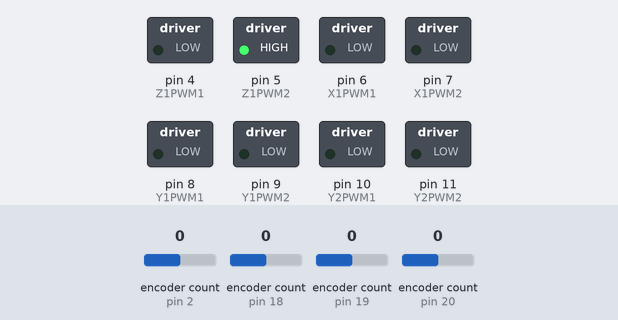
The sketch below on a simulated Arduino Uno, built with avr-gcc and run on an emulated ATmega328P. On the bench: switched loads named in the sketch (green lamp = pin HIGH). The inputs (shaded band) are chosen by the test bench; at power-on: encoder count (sensors on pin 2, pin 18, pin 19, pin 20) 0. What the sketch prints to the serial monitor is not drawn.

Above: at 0.1 s.
At 1.9 s:
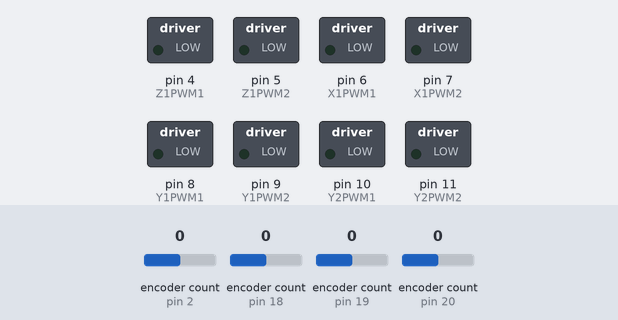
Timing chart, 0 to 3.4 s (numbered marks = the images above):
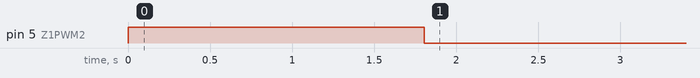

The sketch:

PWMTesting.ino
```cpp
#include <Encoder.h>

#define Z1PWM1 4
#define Z1PWM2 5
#define X1PWM1 6
#define X1PWM2 7
#define Y1PWM1 8
#define Y1PWM2 9
#define Y2PWM1 10
#define Y2PWM2 11

#define Y2QUAD1 2
#define Y2QUAD2 3
#define X1QUAD1 18
#define X1QUAD2 16
#define Y1QUAD1 19
#define Y1QUAD2 17
#define Z1QUAD1 20
#define Z1QUAD2 21

enum DIRECTION {
  BACK,
  FORWARD
};

void setup() {
  Serial.begin(9600);
  pinMode(Z1PWM1, OUTPUT);
  pinMode(Z1PWM2, OUTPUT);
  pinMode(X1PWM1, OUTPUT);
  pinMode(X1PWM2, OUTPUT);
  pinMode(Y1PWM1, OUTPUT);
  pinMode(Y1PWM2, OUTPUT);
  pinMode(Y2PWM1, OUTPUT);
  pinMode(Y2PWM2, OUTPUT);

  //start motor in off position:
  digitalWrite(Z1PWM1, LOW);
  digitalWrite(Z1PWM2, LOW);
  digitalWrite(X1PWM1, LOW);
  digitalWrite(X1PWM2, LOW);
  digitalWrite(Y1PWM1, LOW);
  digitalWrite(Y1PWM2, LOW);
  digitalWrite(Y2PWM1, LOW);
  digitalWrite(Y2PWM2, LOW);

  Encoder *Z1enc = new Encoder(Z1QUAD1, Z1QUAD2);
  Z1enc->write(1);
  Encoder *X1enc = new Encoder(X1QUAD1, X1QUAD2);
  X1enc->write(1);
  Encoder *Y1enc = new Encoder(Y1QUAD1, Y1QUAD2);
  Y1enc->write(1);
  Encoder *Y2enc = new Encoder(Y2QUAD1, Y2QUAD2);
  Y2enc->write(1);

  //demo:


  //back_and_forth(X1PWM1, X1PWM2);
  //back_and_forth(Y1PWM1, Y1PWM2);
  //back_and_forth(Y2PWM1, Y2PWM2);
  set_PWM(Z1PWM1, Z1PWM2, BACK, 255);
  for(int x = 0; x < 600; x++){
    delay(1);
    Serial.println(Z1enc->read());
  }
  //delay(500);
  brake(Z1PWM1, Z1PWM2);
}

void loop() {}


void back_and_forth(int PWM1, int PWM2) {
  int FULL = 255;
  set_PWM(PWM1, PWM2, FORWARD, FULL);
  delay(2000);
  set_PWM(PWM1, PWM2, BACK, FULL);
  delay(2000);
  brake(PWM1, PWM2);
  delay(1000);
}

void set_PWM(int PWM1, int PWM2, bool dir, uint8_t pwm) {
  if (dir == FORWARD) {    //left
    analogWrite(PWM2, 0);
    delayMicroseconds(100);
    analogWrite(PWM1, pwm);
  }
  else if (dir == BACK) {  //right
    analogWrite(PWM1, 0);
    delayMicroseconds(100);
    analogWrite(PWM2, pwm);
  }
}

void brake(int PWM1, int PWM2) {
  analogWrite(PWM1, LOW);
  analogWrite(PWM2, LOW);
}
```
